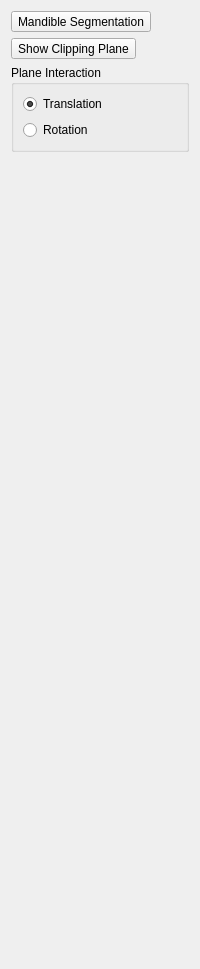
     <widget class="QWidget" name="tabBeautyPlanning">
      <attribute name="title">
       <string>Beauty Planning</string>
      </attribute>
      <layout class="QVBoxLayout" name="verticalLayout_5">
       <item>
        <widget class="QToolButton" name="toolButtonBeautyPlanningMandibleSegmentation">
         <property name="text">
          <string>Mandible Segmentation</string>
         </property>
         <property name="checkable">
          <bool>true</bool>
         </property>
        </widget>
       </item>
       <item>
        <widget class="QToolButton" name="toolButtonBeautyPlanningShowClippingPlane">
         <property name="text">
          <string>Show Clipping Plane</string>
         </property>
         <property name="checkable">
          <bool>true</bool>
         </property>
        </widget>
       </item>
       <item>
        <widget class="QGroupBox" name="groupBox_2">
         <property name="title">
          <string>Plane Interaction</string>
         </property>
         <layout class="QVBoxLayout" name="verticalLayout_4">
          <item>
           <widget class="QRadioButton" name="radioButtonBeautyPlanningTranslation">
            <property name="text">
             <string>Translation</string>
            </property>
            <property name="checked">
             <bool>true</bool>
            </property>
            <attribute name="buttonGroup">
             <string notr="true">buttonGroup_2</string>
            </attribute>
           </widget>
          </item>
          <item>
           <widget class="QRadioButton" name="radioButtonBeautyPlanningRotation">
            <property name="text">
             <string>Rotation</string>
            </property>
            <attribute name="buttonGroup">
             <string notr="true">buttonGroup_2</string>
            </attribute>
           </widget>
          </item>
         </layout>
        </widget>
       </item>
       <item>
        <spacer name="verticalSpacer">
         <property name="orientation">
          <enum>Qt::Vertical</enum>
         </property>
         <property name="sizeHint" stdset="0">
          <size>
           <width>20</width>
           <height>806</height>
          </size>
         </property>
        </spacer>
       </item>
      </layout>
     </widget>
